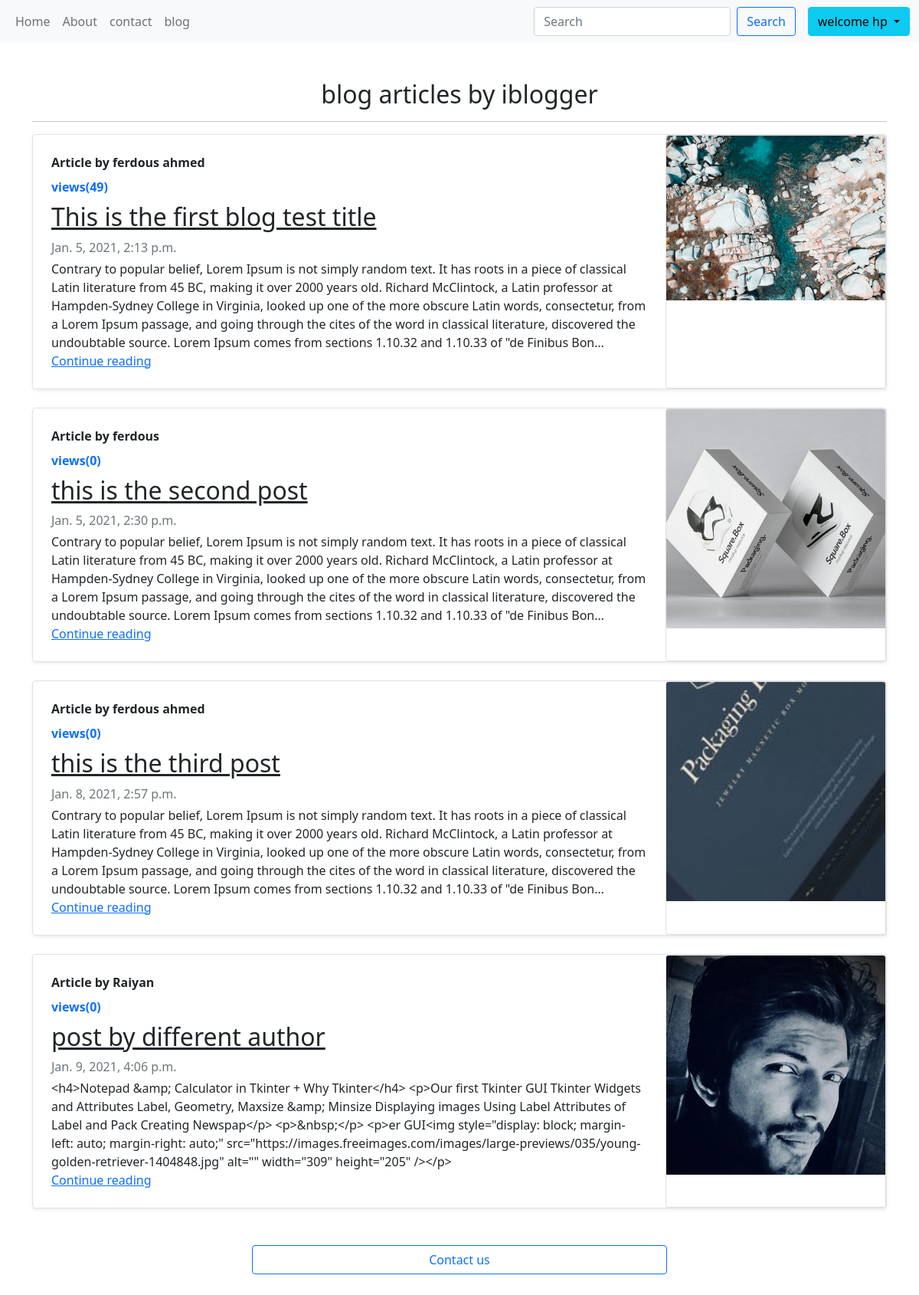
/blog/ (signed in), run on an earlier commit of the app's database.
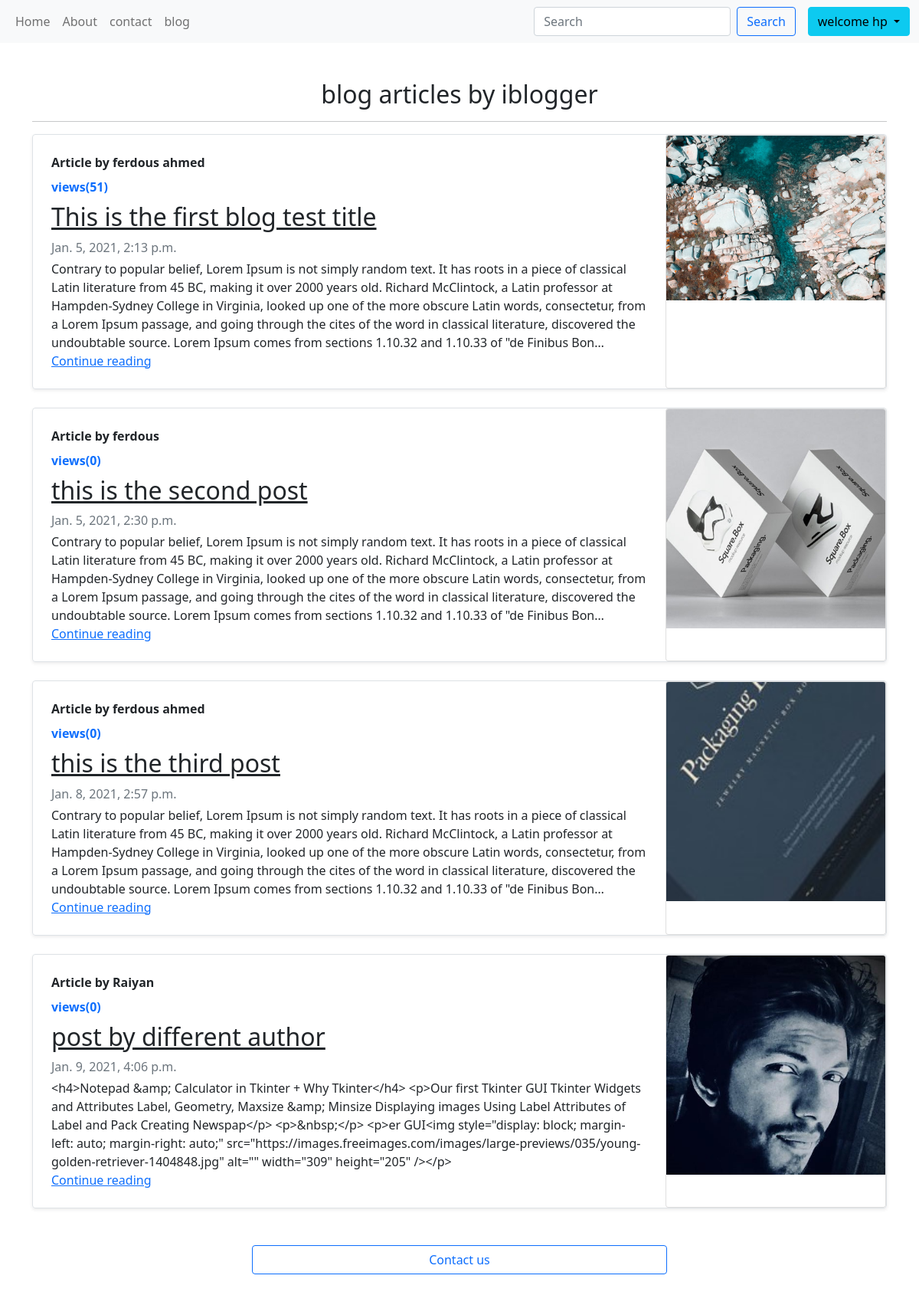
And on a later commit of the database.
### blog/models.py (models this page shows, shortened)
class Post(models.Model):
    sno = models.AutoField(primary_key=True)
    title = models.CharField(max_length=155)
    views= models.IntegerField(default=0)
    content = RichTextUploadingField(blank=True,null=True,)
    image=models.ImageField(upload_to='media',max_length=100,blank=True)
    author = models.CharField(max_length=150)
    slug = models.CharField(max_length=150)
    timestamp=models.DateTimeField(blank=True)

### blog/views.py (the view)
# urls.py: path('', views.bloghome, name='bloghome'),
@login_required
def bloghome(request):
    allposts= Post.objects.all()
    context = {'allposts':allposts}
    return render(request,'blog/bloghome.html',context)

### templates/blog/bloghome.html (shortened to what this page needs)
<!doctype html>
<html lang="en">
<head>
  <link href="https://cdn.jsdelivr.net/npm/bootstrap@5.0.0-beta1/dist/css/bootstrap.min.css" rel="stylesheet"
>
</head>
{% load static %}
<body>
  <nav class="navbar navbar-expand-lg navbar-light bg-light">
    <div class="container-fluid">
      <div class="collapse navbar-collapse" id="navbarSupportedContent">
        <ul class="navbar-nav me-auto mb-2 mb-lg-0">
          <li class="nav-item {% block homeactive %}
        {% endblock homeactive %}">
            <a class="nav-link " aria-current="page" href="/">Home</a>
          </li>
          <li class="nav-item {% block aboutactive %}
        {% endblock aboutactive %}">
            <a class="nav-link" href="/about">About</a>
          </li>
          <li class="nav-item {% block contactactive %}
        {% endblock contactactive %}">
            <a class="nav-link" href="/contact">contact</a>
          </li>
          <li class="nav-item {% block blogactive %}
        {% endblock blogactive %}">
            <a class="nav-link" href="/blog">blog</a>
          </li>
        </ul>
        <form class="d-flex mx-3" method="get" action="/search">
          <input class="form-control me-2" type="search" placeholder="Search" name="query" id="query"
            aria-label="Search">
          <button class="btn btn-outline-primary" type="submit">Search</button>
        </form>
        {% if user.is_authenticated %}
        <div class="dropdown">
          <a class="btn btn-info dropdown-toggle" href="#" role="button" id="dropdownMenuLink"
            data-bs-toggle="dropdown" aria-expanded="false">
            welcome {{request.user}}
          </a>
        </div>
        {% else %}
        <button type="button" class="btn btn-primary m-2" data-bs-toggle="modal" data-bs-target="#loginmodal">
          Log in
        </button>
        {% endif %}
      </div>
    </div>
  </nav>
  {% block body %}
 <div class="container my-3">
<h2 class="mt-5"style="text-align: center;">blog articles by iblogger</h2>
  <hr>
  {% for post in allposts %}
    <div class="row ">
    <div class="col-six tab-full">
      <div class="row g-0 border rounded overflow-hidden flex-md-row mb-4 shadow-sm h-md-250 position-relative">
        <div class="col p-4 d-flex flex-column position-static">
          <strong class="d-inline-block mb-2 text-dark">Article by {{post.author}} </strong>
          <strong class="d-inline-block mb-2 text-primary">views({{post.views}}) </strong>
          <h2 class="blog-post-title"><a class="text-dark" href="/blog/{{post.slug}}">{{post.title}}</a></h2>
          <div class="mb-1 text-muted">{{post.timestamp}}</div>
          <p class="card-text mb-auto">{{post.content | truncatechars:500 }}</p>
          <a href="/blog/{{post.slug}}" class="stretched-link">Continue reading</a>
        </div>
        {% if post.image %}
        <div class="card" style="width: 18rem;">
        <img src="{{post.image.url}}" class="card-img-top" alt="image"/>
      </div>
      {% endif %}
      </div>
    </div>
  </div>
{% endfor %}
<div class="class my-3">
<div class="d-grid gap-2 col-6 mx-auto">
   <a href="/contact" role='button' button class="btn btn-outline-primary m-2" target='_blank'>Contact us</a>
</div>
 </div>
  {% endblock body %}
</body>
</html>

What changed in the data, as far as the page shows it:
changed Post "This is the first blog test title": views "49" → "51"
